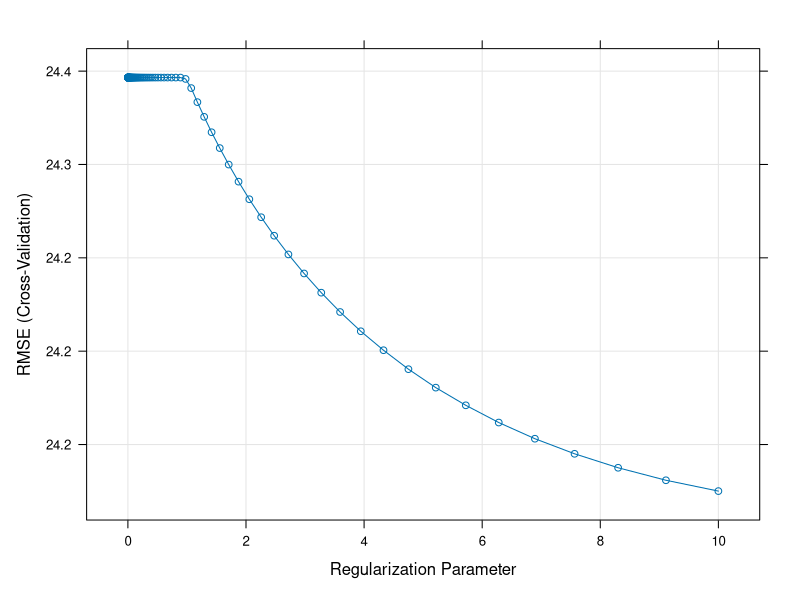
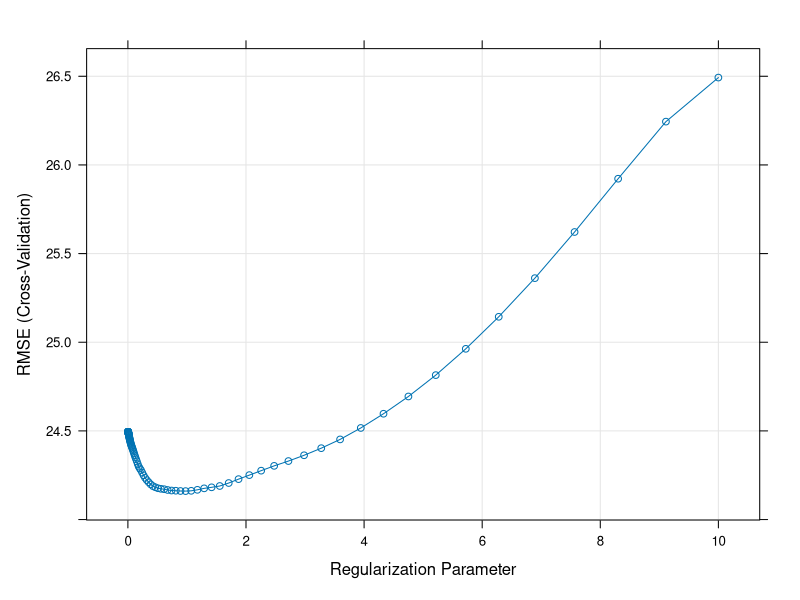
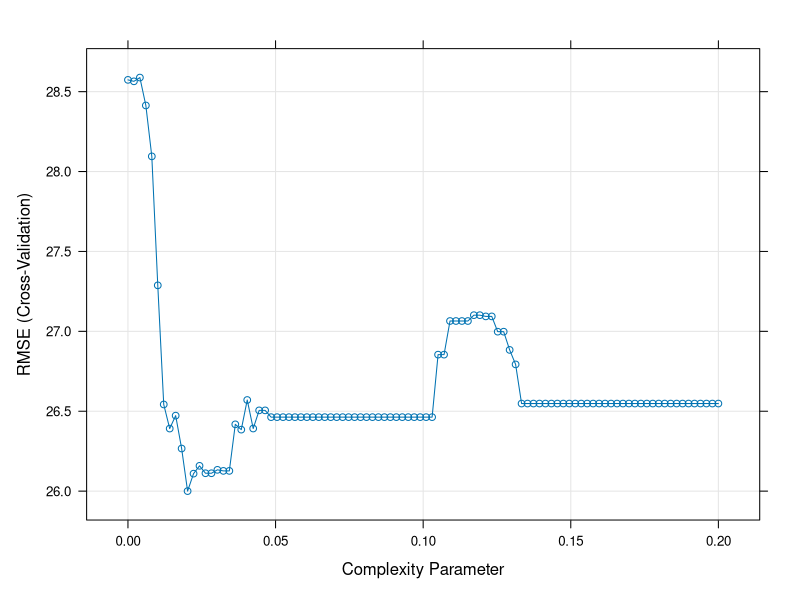
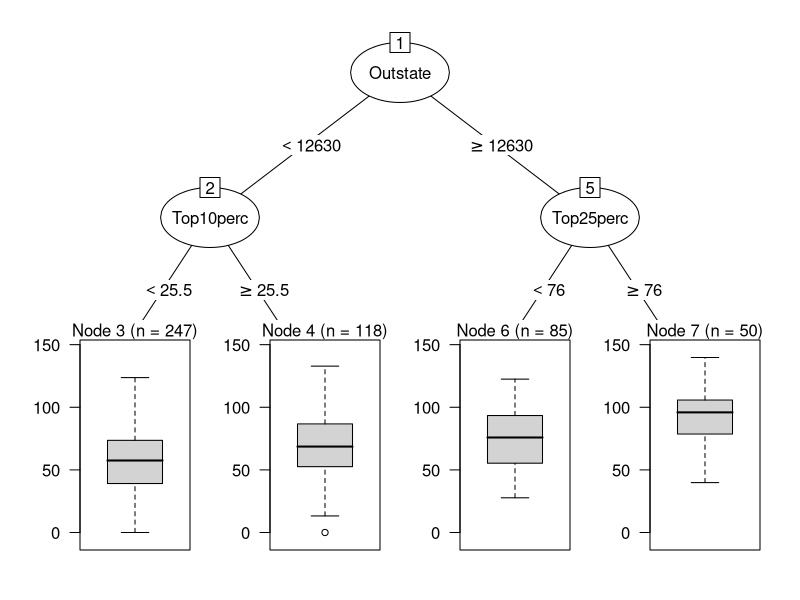
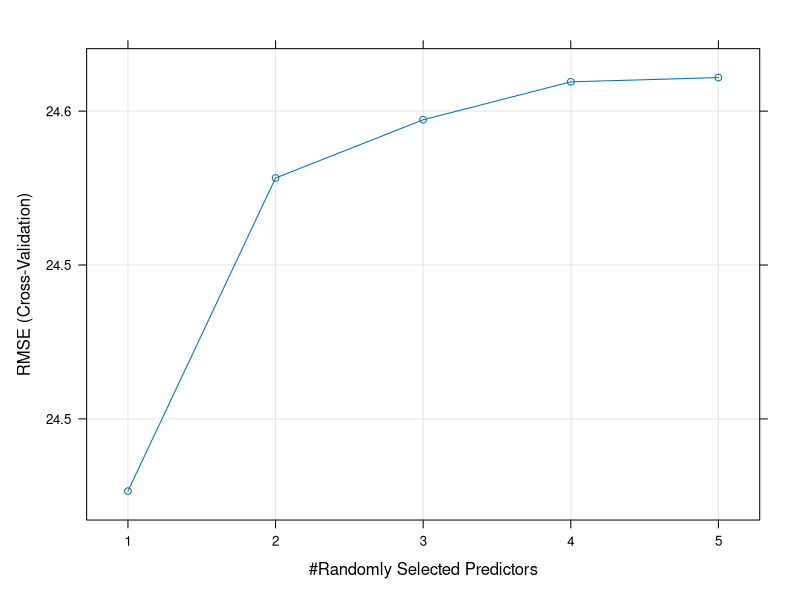

These charts were generated, in order, by the following R code:
## ---- chunk 1
knitr::opts_chunk$set(comment = NA, 
                      fig.width = 6, 
                      fig.height = 6,
                      fig.align = 'center',
                      echo = TRUE, 
                      eval = TRUE, 
                      warning = FALSE,
                      message = FALSE)

options(digits = 3)

set.seed(100)
## ---- chunk 2
# Load datasets locally
library(tidyverse)
college_train <- read_csv("1_Data/college_train.csv")
college_test <- read_csv("1_Data/college_test.csv")
house_train <- read_csv("1_Data/house_train.csv")
house_test <- read_csv("1_Data/house_test.csv")
## ---- chunk 3
# Load packages necessary for this script
library(tidyverse)
library(caret)
library(party)
library(partykit)
## ---- chunk 4
# Read college data
college_train <- read_csv(file = "1_Data/college_train.csv")
college_test <- read_csv(file = "1_Data/college_test.csv")

# Convert all character features to factor
college_train <- college_train %>%
  mutate_if(is.character, factor) 
college_test <- college_test %>%
          mutate_if(is.character, factor)
## ---- chunk 5
# Use 10-fold cross validation
ctrl_cv <- trainControl(method = "cv", 
                        number = 10) 
## ---- chunk 6
# Standard regression 
graduation_glm <- train(form = Grad.Rate ~ .,
                   data = college_train,
                   method = "glm",
                   trControl = ctrl_cv)
## ---- chunk 7
# Show final model
graduation_glm$finalModel
## ---- chunk 8
# Vector of lambda values to try
lambda_vec <- 10 ^ (seq(-3, 1, length = 100))
## ---- chunk 9
# Ridge regression
graduation_ridge <- train(form = Grad.Rate ~ .,
                          data = college_train,
                          method = "glmnet",
                          trControl = ctrl_cv,
                          preProcess = c("center", "scale"),    # Standardise
                          tuneGrid = data.frame(alpha = 0,      # Ridge penalty
                                                lambda = lambda_vec)) # Penalty weight

## ---- chunk 10
graduation_ridge
## ---- chunk 11
plot(graduation_ridge)
## ---- chunk 12
# Get coefficients from best lambda value
coef(graduation_ridge$finalModel, 
     graduation_ridge$bestTune$lambda)
## ---- chunk 13
# Save fitted value
glm_fit <- predict(graduation_glm)
## ---- chunk 14
# Lasso regression 
graduation_lasso <- train(form = Grad.Rate ~ .,
                          data = college_train,
                          method = "glmnet",
                          trControl = ctrl_cv,
                          preProcess = c("center", "scale"),   # Standardise
                          tuneGrid = data.frame(alpha = 1,     # Lasso penalty
                                                 lambda = lambda_vec)) # Penalty weight
## ---- chunk 15
graduation_lasso
## ---- chunk 16
plot(graduation_lasso)
## ---- chunk 17
# Get coefficients from best lambda value
coef(graduation_lasso$finalModel, 
     graduation_lasso$bestTune$lambda)
## ---- chunk 18
# store criteria
criterion_train <- college_train$Grad.Rate
criterion_test <- college_test$Grad.Rate
## ---- chunk 19
# store fitted values
glm_fit <- predict(graduation_glm)
ridge_fit <- predict(graduation_ridge)
lasso_fit <- predict(graduation_lasso)
## ---- chunk 20
# evaluate fit
postResample(pred = glm_fit, obs = criterion_train)
postResample(pred = ridge_fit, obs = criterion_train)
postResample(pred = lasso_fit, obs = criterion_train)
## ---- chunk 21
# store predicted values
glm_pred <- predict(graduation_glm, newdata = college_test)
ridge_pred <- predict(graduation_ridge, newdata = college_test)
lasso_pred <- predict(graduation_lasso, newdata = college_test)
## ---- chunk 22
# evaluate fit
postResample(pred = glm_pred, obs = criterion_test)
postResample(pred = ridge_pred, obs = criterion_test)
postResample(pred = lasso_pred, obs = criterion_test)
## ---- chunk 23
# Determine possible values for cp
cp_vec <- seq(from = 0, to = .2, length = 100)
## ---- chunk 24
# Decision tree
graduation_rpart <- train(form = Grad.Rate ~ .,
                  data = college_train,
                  method = "rpart",
                  trControl = ctrl_cv,
                  tuneGrid = data.frame(cp = cp_vec))
## ---- chunk 25
graduation_rpart
## ---- chunk 26
plot(graduation_rpart)
## ---- chunk 27
# Visualise your trees
plot(as.party(graduation_rpart$finalModel)) 
## ---- chunk 28
# mtry candidates
mtry_vec <- 1:5
## ---- chunk 29
# Random forest
graduation_rf <- train(form = Grad.Rate ~ .,
                   data = college_train,
                   method = "rf",
                   trControl = ctrl_cv,
                   tuneGrid = data.frame(mtry = mtry_vec))
## ---- chunk 30
graduation_rf
## ---- chunk 31
plot(graduation_rf)
## ---- chunk 32
# store fitted values
rpart_fit <- predict(graduation_rpart)
rf_fit <- predict(graduation_rf)
## ---- chunk 33
# evaluate fit
postResample(pred = rpart_fit, obs = criterion_train)
postResample(pred = rf_fit, obs = criterion_train)
## ---- chunk 34
# store predicted values
rpart_pred <- predict(graduation_rpart, newdata = college_test)
rf_pred <- predict(graduation_rf, newdata = college_test)
## ---- chunk 35
# evaluate fit
postResample(pred = rpart_pred, obs = criterion_test)
postResample(pred = rf_pred, obs = criterion_test)
## ---- chunk 36
library(tidyverse)
library(ggthemes)
